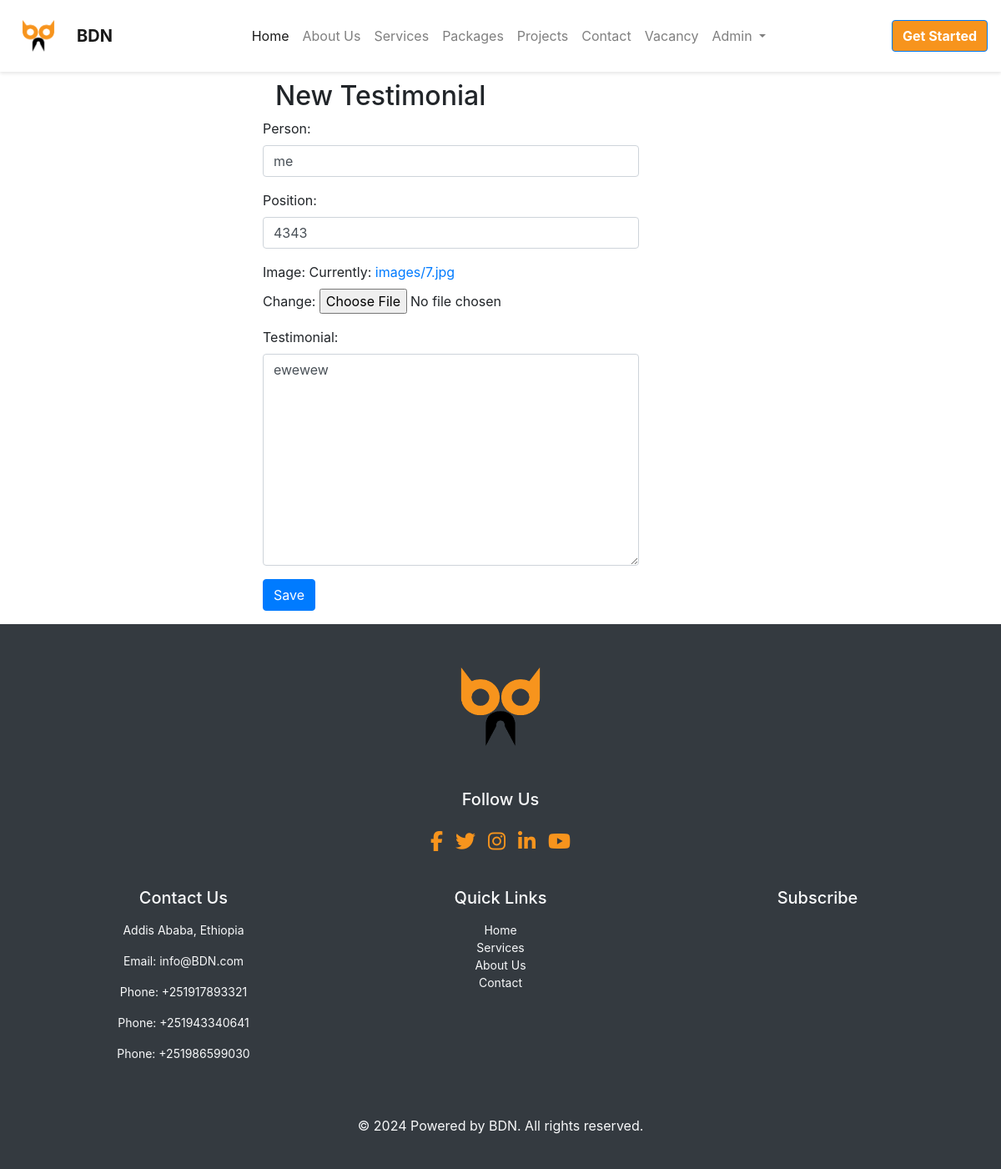
/testimonials/2/edit/ (signed in), run on the app's committed database.
### testimonial/models.py (models this page shows, shortened)
class Testimonials(models.Model):
    person = models.CharField(max_length=200)
    position = models.CharField(max_length=800)
    image = models.ImageField(upload_to='images/', null=True,)
    testimonial = models.TextField(max_length=1000)
    added_date = models.DateTimeField(auto_now_add=True)
    class Meta:
        ordering = ['-added_date']

### testimonial/views.py (the view)
# urls.py: path('<int:pk>/edit/', views.TestimonialsUpdateView.as_view(), name='testimonials_edit'),
class TestimonialsUpdateView(LoginRequiredMixin, UpdateView):
    login_url = '/accounts/login/'
    redirect_field_name = 'testimonial/testimonials_list.html'
    form_class = TestimonialsForm
    model = Testimonials
    @method_decorator(user_passes_test(lambda u: u.is_superuser))
    def dispatch(self, *args, **kwargs):
        return super().dispatch(*args, **kwargs)

### testimonial/forms.py
class TestimonialsForm(forms.ModelForm):
    class Meta():
        model = Testimonials
        fields = [ 'person', 'position','image','testimonial']
        widgets = {
            'person': forms.TextInput(attrs={'class': 'form-control  textinputclass','placeholder':'Author'}),
            'position': forms.TextInput(attrs={'class': 'form-control  textinputclass','placeholder':'Author'}),
            'testimonial': forms.Textarea(attrs={'class': 'form-control editable medium-editor-textarea textinputclass','placeholder':'Quote'}),
        }

### testimonial/templates/testimonial/testimonials_form.html (shortened to what this page needs)
{% extends 'base.html' %}
{% block content %}
<div class="container mt-5 pt-5">
        <div class="row justify-content-center">
            <div class="col-md-6">
                <h2 id="form-title">New Testimonial</h2>
                <form method="POST" enctype="multipart/form-data"  class="row g-3 align-items-center post-form" >
                    <div class="mb-3">
                        {{form.as_p}}
                        <button type="submit" class="btn btn-primary save btn btn-default loader">Save</button>
                    </div>
                </form>
            </div>
        </div>
</div>
{% endblock %}

### static/bdnpage/css/styles.css (style rules this page uses)
html { scroll-behavior: smooth; }
body { font-family: "Roboto", sans-serif; }
.btn-primary { background: #ff8c00; border: none; padding: 12px 25px; border-radius: 5px; font-weight: 600; transition: all 0.3s ease; }

### data on the page
Testimonials: person "me", position "4343", testimonial "ewewew"
